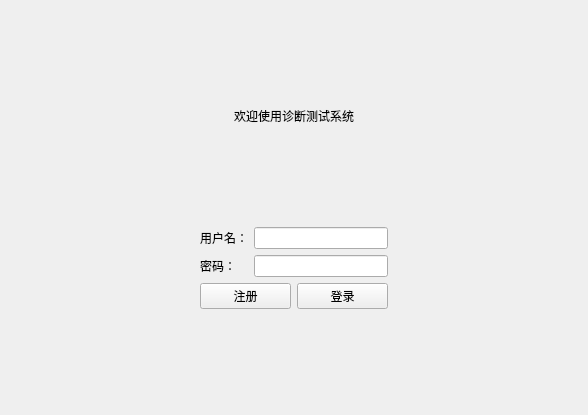
<?xml version="1.0" encoding="UTF-8"?>
<ui version="4.0">
 <class>LoginView</class>
 <widget class="QWidget" name="LoginView">
  <property name="geometry">
   <rect>
    <x>0</x>
    <y>0</y>
    <width>588</width>
    <height>415</height>
   </rect>
  </property>
  <property name="windowTitle">
   <string>登录</string>
  </property>
  <layout class="QVBoxLayout" name="verticalLayout_2">
   <item>
    <spacer name="verticalSpacer_2">
     <property name="orientation">
      <enum>Qt::Vertical</enum>
     </property>
     <property name="sizeHint" stdset="0">
      <size>
       <width>20</width>
       <height>50</height>
      </size>
     </property>
    </spacer>
   </item>
   <item>
    <layout class="QHBoxLayout" name="horizontalLayout">
     <item>
      <spacer name="horizontalSpacer_3">
       <property name="orientation">
        <enum>Qt::Horizontal</enum>
       </property>
       <property name="sizeHint" stdset="0">
        <size>
         <width>40</width>
         <height>20</height>
        </size>
       </property>
      </spacer>
     </item>
     <item>
      <widget class="QLabel" name="label">
       <property name="text">
        <string>欢迎使用诊断测试系统</string>
       </property>
       <property name="scaledContents">
        <bool>false</bool>
       </property>
       <property name="alignment">
        <set>Qt::AlignCenter</set>
       </property>
      </widget>
     </item>
     <item>
      <spacer name="horizontalSpacer_4">
       <property name="orientation">
        <enum>Qt::Horizontal</enum>
       </property>
       <property name="sizeHint" stdset="0">
        <size>
         <width>40</width>
         <height>20</height>
        </size>
       </property>
      </spacer>
     </item>
    </layout>
   </item>
   <item>
    <spacer name="verticalSpacer">
     <property name="orientation">
      <enum>Qt::Vertical</enum>
     </property>
     <property name="sizeHint" stdset="0">
      <size>
       <width>20</width>
       <height>51</height>
      </size>
     </property>
    </spacer>
   </item>
   <item>
    <layout class="QHBoxLayout" name="horizontalLayout_2">
     <item>
      <spacer name="horizontalSpacer">
       <property name="orientation">
        <enum>Qt::Horizontal</enum>
       </property>
       <property name="sizeHint" stdset="0">
        <size>
         <width>40</width>
         <height>20</height>
        </size>
       </property>
      </spacer>
     </item>
     <item>
      <layout class="QVBoxLayout" name="verticalLayout">
       <item>
        <layout class="QFormLayout" name="formLayout_2">
         <item row="0" column="1">
          <widget class="QLineEdit" name="inputUserName"/>
         </item>
         <item row="1" column="0">
          <widget class="QLabel" name="label_5">
           <property name="text">
            <string>密码：</string>
           </property>
          </widget>
         </item>
         <item row="1" column="1">
          <widget class="QLineEdit" name="inputUserPassword">
           <property name="echoMode">
            <enum>QLineEdit::Password</enum>
           </property>
          </widget>
         </item>
         <item row="0" column="0">
          <widget class="QLabel" name="label_4">
           <property name="text">
            <string>用户名：</string>
           </property>
          </widget>
         </item>
        </layout>
       </item>
       <item>
        <layout class="QHBoxLayout" name="horizontalLayout_3">
         <item>
          <widget class="QPushButton" name="btSignUp">
           <property name="text">
            <string>注册</string>
           </property>
          </widget>
         </item>
         <item>
          <widget class="QPushButton" name="btSignin">
           <property name="text">
            <string>登录</string>
           </property>
          </widget>
         </item>
        </layout>
       </item>
      </layout>
     </item>
     <item>
      <spacer name="horizontalSpacer_2">
       <property name="orientation">
        <enum>Qt::Horizontal</enum>
       </property>
       <property name="sizeHint" stdset="0">
        <size>
         <width>40</width>
         <height>20</height>
        </size>
       </property>
      </spacer>
     </item>
    </layout>
   </item>
   <item>
    <spacer name="verticalSpacer_3">
     <property name="orientation">
      <enum>Qt::Vertical</enum>
     </property>
     <property name="sizeHint" stdset="0">
      <size>
       <width>20</width>
       <height>50</height>
      </size>
     </property>
    </spacer>
   </item>
  </layout>
 </widget>
 <resources/>
 <connections/>
</ui>
